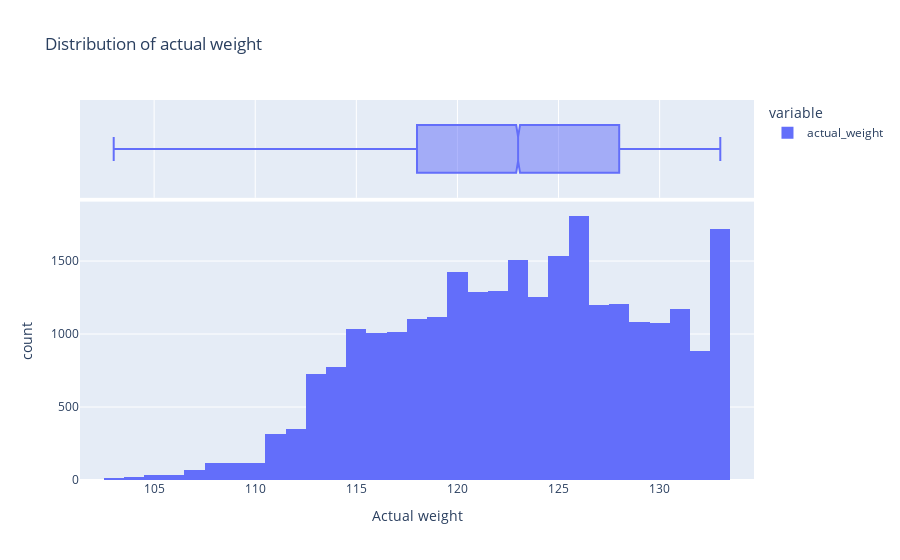

The cell this chart's notebook holds for it:
### Code cell
fig=px.histogram(df_train['actual_weight'], labels={'value':'Actual weight'},marginal='box',
                 title='Distribution of actual weight')

fig.show()

### Figure 1 — Plotly figure (JSON) as saved in the notebook; plotly's stock layout.template omitted (floating-point values rounded to 4 significant figures; data arrays with more than 128 entries replaced by an {"elided": "..."} marker saying what was removed)
{"data": [{"alignmentgroup": "True", "bingroup": "x", "hovertemplate": "variable=actual_weight<br>Actual weight=%{x}<br>count=%{y}<extra></extra>", "legendgroup": "actual_weight", "marker": {"color": "#636efa", "pattern": {"shape": ""}}, "name": "actual_weight", "offsetgroup": "actual_weight", "orientation": "v", "showlegend": true, "type": "histogram", "x": {"elided": "26425 int values"}, "xaxis": "x", "yaxis": "y"}, {"alignmentgroup": "True", "hovertemplate": "variable=actual_weight<br>Actual weight=%{x}<extra></extra>", "legendgroup": "actual_weight", "marker": {"color": "#636efa"}, "name": "actual_weight", "notched": true, "offsetgroup": "actual_weight", "showlegend": false, "type": "box", "x": {"elided": "26425 int values"}, "xaxis": "x2", "yaxis": "y2"}], "layout": {"barmode": "relative", "legend": {"title": {"text": "variable"}, "tracegroupgap": 0}, "title": {"text": "Distribution of actual weight"}, "xaxis": {"anchor": "y", "domain": [0, 1], "title": {"text": "Actual weight"}}, "xaxis2": {"anchor": "y2", "domain": [0, 1], "matches": "x", "showgrid": true, "showticklabels": false}, "yaxis": {"anchor": "x", "domain": [0, 0.7326], "title": {"text": "count"}}, "yaxis2": {"anchor": "x2", "domain": [0.7426, 1], "matches": "y2", "showgrid": false, "showline": false, "showticklabels": false, "ticks": ""}}}
